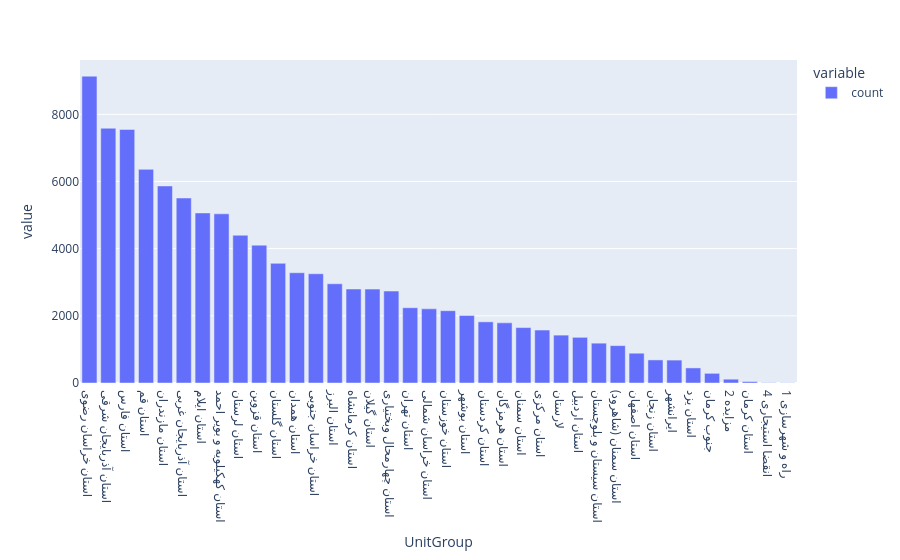

The cell this chart's notebook holds for it:
### Code cell
px.bar(merged_tamirat_price_bank['UnitGroup'].value_counts())

### Figure 1 — Plotly figure (JSON) as saved in the notebook; plotly's stock layout.template omitted (floating-point values rounded to 4 significant figures)
{"data": [{"alignmentgroup": "True", "hovertemplate": "variable=count<br>UnitGroup=%{x}<br>value=%{y}<extra></extra>", "legendgroup": "count", "marker": {"color": "#636efa", "pattern": {"shape": ""}}, "name": "count", "offsetgroup": "count", "orientation": "v", "showlegend": true, "textposition": "auto", "type": "bar", "x": ["استان خراسان رضوی", "استان آذربایجان شرقی", "استان فارس", "استان قم", "استان مازندران", "استان آذربایجان غربی", "استان ایلام", "استان کهکیلویه و بویر احمد", "استان لرستان", "استان قزوین", "استان گلستان", "استان همدان", "استان خراسان جنوبی", "استان البرز", "استان کرمانشاه", "استان گیلان", "استان چهارمحال وبختیاری", "استان تهران", "استان خراسان شمالی", "استان خوزستان", "استان بوشهر", "استان کردستان", "استان هرمزگان", "استان سمنان", "استان مرکزی", "لارستان", "استان اردبیل", "استان سیستان و بلوچستان", "استان سمنان (شاهرود)", "استان اصفهان", "استان زنجان", "ایرانشهر", "استان یزد", "جنوب کرمان", "2 مزایده", "استان کرمان", "4 انقضا استیجاری", "1 راه و شهرسازی"], "xaxis": "x", "y": [9136, 7585, 7549, 6361, 5867, 5508, 5063, 5037, 4399, 4104, 3563, 3282, 3252, 2954, 2798, 2795, 2738, 2241, 2207, 2153, 2011, 1821, 1791, 1650, 1577, 1426, 1360, 1186, 1113, 887, 687, 682, 449, 288, 113, 43, 9, 6], "yaxis": "y"}], "layout": {"barmode": "relative", "legend": {"title": {"text": "variable"}, "tracegroupgap": 0}, "margin": {"t": 60}, "xaxis": {"anchor": "y", "domain": [0, 1], "title": {"text": "UnitGroup"}}, "yaxis": {"anchor": "x", "domain": [0, 1], "title": {"text": "value"}}}}
